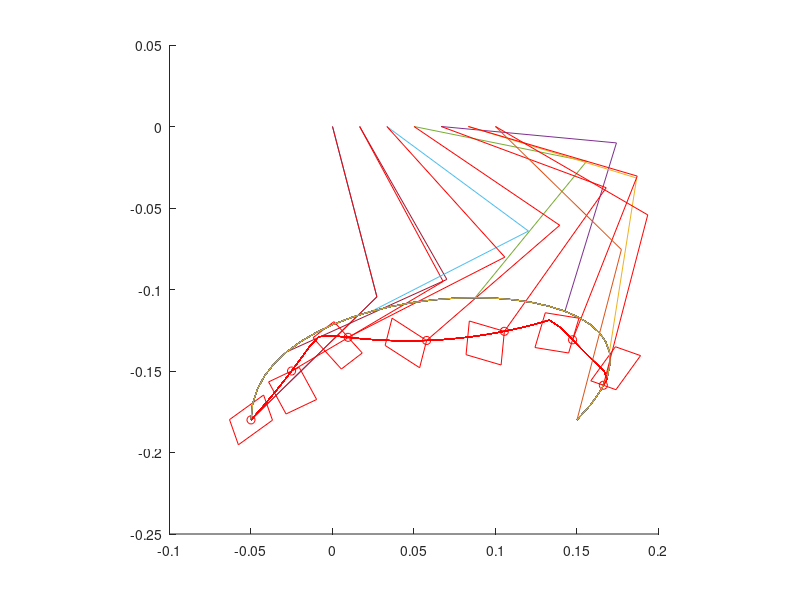

This chart was generated by the following MATLAB code:
clear;
clf;

function [t1, t2] = inverse_kinematics(x, y, l1, l2)
  l = sqrt(x^2+y^2);
  t1 = t2 = 0;
  if (l <= (l1+l2))
    t1 = atan2(y,x) + acos((l1^2+l^2-l2^2)/(2*l2*l));
    t2 = pi + acos((l1^2+l2^2-l^2)/(2*l1*l2)) + t1;
  endif
endfunction

function [x, y] = bezier(P, t)
  B =[(1-t)^3, 3*t*(1-t)^2, 3*t^2*(1-t), t^3];
  X = B * P;
  x = X(1);
  y = X(2);
endfunction

function [xd, yd] = bezier_d(P, t)
  Bd =[-3*(1-t)^2, 3*(1-t)^2-6*t*(1-t), 6*t*(1-t)-3*t^2, 3*t^2];
  Xd = Bd * P;
  xd = Xd(1);
  yd = Xd(2);
endfunction

l1 = 0.108;
l2 = 0.108;
ratio = 0.1;
motor_velocity = 4.81; # 46rpm

P = [0, 0; 0.0, 0.1; 0.3, 0.1; 0.2, 0.0];
period = 0.30;

xr = -0.05;
yr = -0.18;
[t1r, t2r] = inverse_kinematics(xr, yr, l1, l2);

i = 0;
dt = 0.01;
support_leg_stride = 0.10;
for t = 0.0: dt/period: period/period
  [xt, yt] = bezier(P, t);
  x = xt - 0.05;
  y = yt - 0.180;

  sup_leg_pos = support_leg_stride * t;
  [t1, t2] = inverse_kinematics(x - sup_leg_pos, y, l1, l2);
  t1r = t1r + max([min([t1 - t1r, motor_velocity * dt]), -motor_velocity * dt]);
  w1r = -max([min([(t1 - t1r) / dt, motor_velocity]), -motor_velocity])/motor_velocity;
  t2r = t2r + max([min([t2 - t2r, motor_velocity * dt]), -motor_velocity * dt]);
  w2r = -max([min([(t2 - t2r) / dt, motor_velocity]), -motor_velocity])/motor_velocity;
  tor = [w1r-1 w1r-1 w1r+1 w1r+1 w1r-1; w2r-1 w2r+1 w2r+1 w2r-1 w2r-1];

  if (t1 != 0 || t2 != 0)
    i = i + 1;
    x1 = l1 * cos(t1);
    y1 = l1 * sin(t1);
    x2 = l1 * cos(t2) + x1;
    y2 = l1 * sin(t2) + y1;
    arm_x(i,:) = [sup_leg_pos x1 + sup_leg_pos x2 + sup_leg_pos];
    arm_y(i,:) = [0 y1 y2];
    xdp(i) = x2 + sup_leg_pos;
    ydp(i) = y2;
    x1r = l1 * cos(t1r);
    y1r = l1 * sin(t1r);
    x2r = l2 * cos(t2r) + x1r;
    y2r = l2 * sin(t2r) + y1r;
    arm_xr(i,:) = [sup_leg_pos x1r+sup_leg_pos x2r+sup_leg_pos];
    arm_yr(i,:) = [0 y1r y2r];
    xdpr(i) = x2r + sup_leg_pos;
    ydpr(i) = y2r;
    jaco = [-l1*sin(t1) -l2*sin(t2); l1*cos(t1) l2*cos(t2)];
	m = jaco' * tor;
	mx(i,:) = m(1,:) * ratio + x2r + sup_leg_pos;
	my(i,:) = m(2,:) * ratio + y2r;
    px(i) = x2r + sup_leg_pos;
    py(i) = y2r;
  endif
endfor

hold on;
axis([-0.10,0.20,-0.25,0.05],"square");
for n = 1:i
  if (mod(n - 1, 5) == 0)
    plot(arm_x(n,:), arm_y(n,:));
    plot(arm_xr(n,:), arm_yr(n,:), "r");
    plot(mx(n,:), my(n,:), "r");
    plot(px(n), py(n), ".or");
  endif
  plot(xdp, ydp);
  plot(xdpr, ydpr, "r");
end
hold off;

